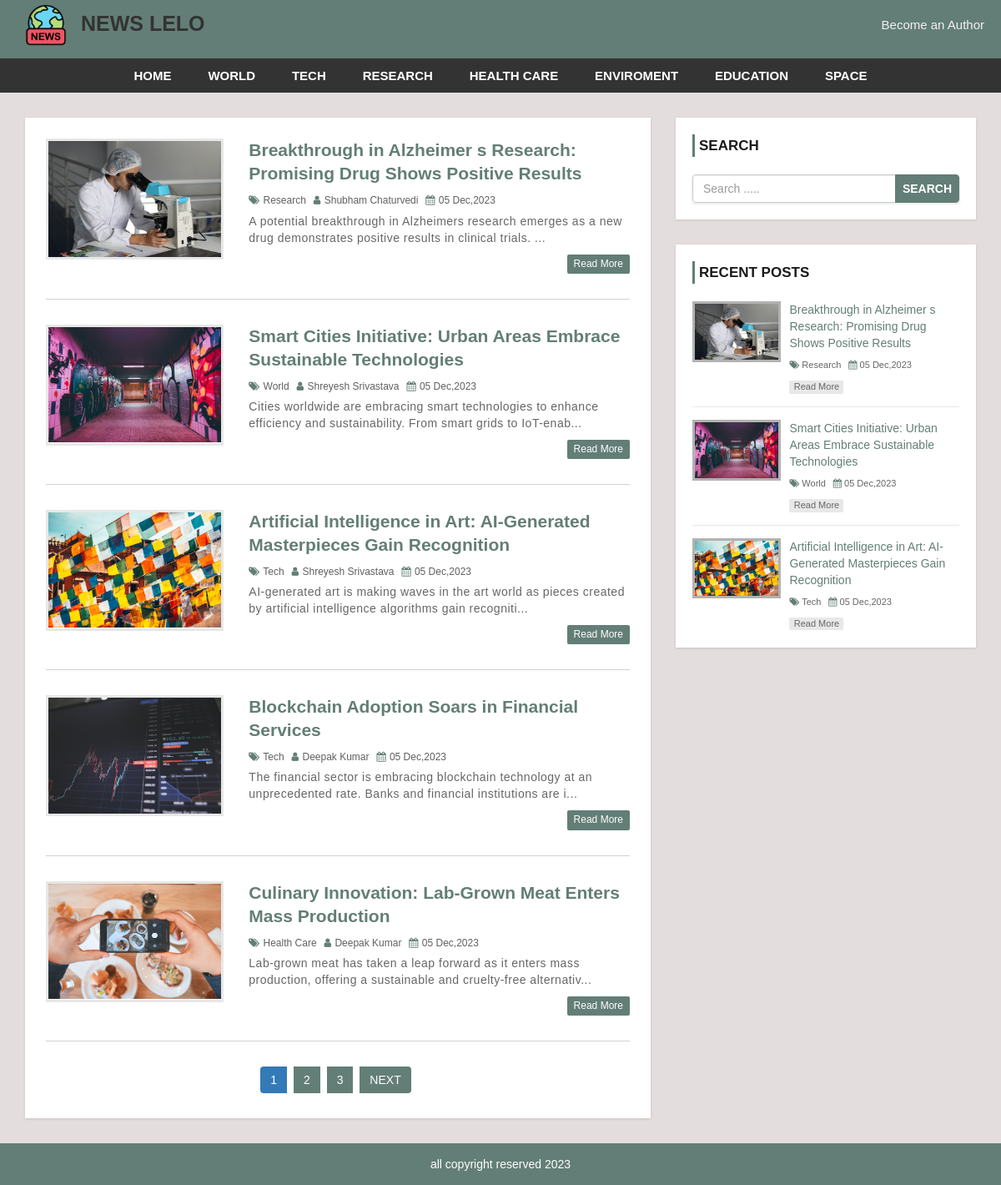
The page / on the database its author committed.
### tables this page shows
CREATE TABLE `settings` (
  `id` int NOT NULL,
  `title` varchar(255) DEFAULT NULL,
  `footer` varchar(255) DEFAULT NULL,
  `logo` varchar(255) DEFAULT NULL
);

CREATE TABLE `category` (
  `category_id` int NOT NULL,
  `category_name` varchar(255) DEFAULT NULL,
  `post` int DEFAULT '0'
);

CREATE TABLE `post` (
  `post_id` int NOT NULL,
  `title` varchar(255) DEFAULT NULL,
  `description` text,
  `category` int DEFAULT NULL,
  `post_date` varchar(20) DEFAULT NULL,
  `author` int DEFAULT NULL,
  `post_img` varchar(255) DEFAULT NULL
);

CREATE TABLE `user` (
  `user_id` int NOT NULL,
  `first_name` varchar(255) DEFAULT NULL,
  `last_name` varchar(255) DEFAULT NULL,
  `username` varchar(255) DEFAULT NULL,
  `password` varchar(255) DEFAULT NULL,
  `role` varchar(50) DEFAULT NULL
);

### index.php (the view, shortened to what this page needs)
<?php
    include 'header.php';
?>
    <div id="main-content">
        <div class="container">
            <div class="row">
                <div class="col-md-8">
                    <div class="post-container">
                        <?php
                            $data_one_page=5;
                            if(isset($_GET["pageno"])){
                                $page=$_GET["pageno"];
                            }else{
                                $page=1;
                            }
                            $offset=($page-1)*$data_one_page;
                            $sql="select post.post_id,post.description,post_img,post.title,post.category,category_name,post.post_date,post.author,user.first_name,user.last_name,user.username from post
                            left join category on post.category=category.category_id
                            left join user on post.author = user.user_id
                            order by post_id desc LIMIT {$offset},{$data_one_page}";
                            $res=mysqli_query($conn,$sql) or die("could not fetch data");
                            if(mysqli_num_rows($res)>0){
                                while($row=mysqli_fetch_assoc($res)){
                        ?>
                                 <div class="post-content">
                            <div class="row">
                                <div class="col-md-4">
                                    <a class="post-img" href="single.php?id=<?php echo $row['post_id'];?>"><img src="admin/upload/<?php echo $row['post_img']?>" alt=""/></a>
                                </div>
                                <div class="col-md-8">
                                    <div class="inner-content clearfix">
                                        <h3><a href="single.php?id=<?php echo $row['post_id'];?>"><?php echo $row['title']?></a></h3>
                                        <div class="post-information">
                                            <span>
                                                <i class="fa fa-tags" aria-hidden="true"></i>
                                                <a href="category.php?catid=<?php echo $row['category'];?>"><?php echo $row['category_name']?></a>
                                            </span>
                                            <span>
                                                <i class="fa fa-user" aria-hidden="true"></i>
                                                <a href="author.php?authorid=<?php echo $row['author'];?>"><?php echo $row['first_name']." ".$row['last_name']; ?></a>
                                            </span>
                                            <span>
                                                <i class="fa fa-calendar" aria-hidden="true"></i>
                                                <?php echo $row['post_date']?>
                                            </span>
                                        </div>
                                        <p class="description">
                                            <?php echo substr($row['description'],0,120)."...";?>
                                        </p>
                                        <a class='read-more pull-right' href='single.php?id=<?php echo $row['post_id'];?>'>read more</a>
                                    </div>
                                </div>
                            </div>
                                </div>
                        <?php
                                }
                            }
                        ?>
                        <ul class='pagination admin-pagination'>
                            <?php
                                $sql1= 'select * from post';
                                $result1=mysqli_query($conn,$sql1);
                                $totel_row= mysqli_num_rows($result1);
                                $totel_pages=ceil($totel_row/$data_one_page);
                                    ?>
                                    <?php
                                for($i=1;$i<=$totel_pages;$i++){
                                    ?>
                                        <li class="<?php echo $page==$i?"active":""; ?>"><a  href="index.php?pageno=<?php echo $i;?>"><?php echo $i ;?></a></li>
                                    <?php
                                }
                                if($totel_pages>$page){
                                    ?>
                                    <li><a href='index.php?pageno=<?php echo $page+1;;?>'>NEXT</a></li>
                                    <?php
                                }
                            ?>
                        </ul>
                    </div>
                </div>
                <?php include 'sidebar.php'; ?>
            </div>
        </div>
    </div>
<?php include 'footer.php'; ?>

### header.php (shortened to what this page needs)
<?php
include('admin/config.php');
?>
<?php
$sqlsettings="select * from settings";
$ressettings=mysqli_query($conn,$sqlsettings) or die("did not get the settings value");
$rowsettings=mysqli_fetch_assoc($ressettings);
?>
<!DOCTYPE html>
<html lang="en">
<head>
    <link rel="stylesheet" href="css/bootstrap.min.css" />
    <link rel="stylesheet" href="css/font-awesome.css">
    <link rel="stylesheet" href="css/style.css">
</head>
<body>
<header>
<nav>
    <div class="brand-info">
        <a href="index.php" id="logo_head"><img src="admin/<?php echo $rowsettings['logo']?>"> <span>NEWS LELO</span></a>
    </div>
    <div class="nav-info">
        <a href="becomeauthor.php">Become an Author</a>
    </div>
</nav>
</header>
<div id="menu-bar">
    <div class="container">
        <div class="row">
            <div class="col-md-12">
                <?php
                    $sql="select * from category where post>0";
                    $res=mysqli_query($conn,$sql) or die("Query failded : category");
                    if(mysqli_num_rows($res)>0){
                        $active="";
                ?>
                    <ul class='menu'>
                        <li><a href='index.php'>HOME</a></li>
                <?php
                        while($row=mysqli_fetch_assoc($res)){
                ?>
                            <li><a class="<?php echo $active;?>" href='category.php?catid=<?php echo $row['category_id']?>'><?php echo $row['category_name']?></a></li>
                <?php
                        }
                    }
                ?>
                    </ul>
            </div>
        </div>
    </div>
</div>

### sidebar.php
<div id="sidebar" class="col-md-4">
    <div class="search-box-container">
        <h4>Search</h4>
        <form class="search-post" action="search.php" method ="GET">
            <div class="input-group">
                <input type="text" name="searchterm" class="form-control" placeholder="Search .....">
                <span class="input-group-btn">
                    <button type="submit" class="btn btn-danger">Search</button>
                </span>
            </div>
        </form>
    </div>
    <div class="recent-post-container">
        <h4>Recent Posts</h4>
        <?php
            $data_one_page=3;
            $sql="select post.post_id,post_img,post.title,post.category,category_name,post.post_date,post.author from post
            left join category on post.category=category.category_id
            order by post_id desc LIMIT {$data_one_page}";
            $res=mysqli_query($conn,$sql) or die("could not fetch data");
            if(mysqli_num_rows($res)>0){
                while($row=mysqli_fetch_assoc($res)){
        ?>
                    <div class="recent-post">
                        <a class="post-img" href="single.php?id=<?php echo $row['post_id'];?>"><img src="admin/upload/<?php echo $row['post_img']?>" alt=""/></a>
                        <div class="post-content">
                            <h5><a href="single.php?id=<?php echo $row['post_id'];?>"><?php echo $row['title']?></a></h5>
                            <span>
                                <i class="fa fa-tags" aria-hidden="true"></i>
                                <a href="category.php?catid=<?php echo $row['category'];?>"><?php echo $row['category_name']?></a>
                            </span>
                            <span>
                                <i class="fa fa-calendar" aria-hidden="true"></i>
                                <?php echo $row['post_date']?>
                            </span>
                            <a class="read-more" href="single.php?id=<?php echo $row['post_id'];?>">read more</a>
                        </div>
                    </div>
        <?php
                }
            }
        ?>
    </div>
</div>

### footer.php
<?php
$sqlsettings="select * from settings";
$ressettings=mysqli_query($conn,$sqlsettings) or die("did not get the settings value");
$rowsettings=mysqli_fetch_assoc($ressettings);
?>
<div id ="footer">
    <div class="container">
        <div class="row">
            <div class="col-md-12">
                <span><?php echo $rowsettings['footer'];?></span>
            </div>
        </div>
    </div>
</div>
</body>
</html>

### css/style.css (style rules this page uses)
body { background: #e4dddd; font-family: sans-serif,arial,Helvetica; --primary-color:#637E76; }
header { background-color: var(--primary-color); position:fixed; top:0; left:0; right:0; z-index:3; height: 70px; }
nav { display: flex; justify-content: space-between; margin:0 2rem; align-items: center; padding:0.5rem 0; }
#logo_head { font-size: 2.5rem; font-weight: bolder; color:#333; margin-left:1rem; }
#logo_head>img { height: 50px; margin-right:1rem; }
.nav-info { font-size:1.5rem; display: flex; gap:1rem; }
.nav-info>a { color:#f2f2f2; }
form { background: #fff; padding: 25px; box-shadow:0 1px 3px rgba(0, 0, 0, 0.13); }
#menu-bar { margin-top:70px; background: #333; text-align: center; }
#menu-bar .menu > li { display: inline-block; }
.menu > li > a { padding: 10px 20px; display: block; text-transform: uppercase; color: #fff; font-size: 15px; font-weight:600; transition:all 0.5s ease 0s; }
#main-content { padding: 30px 0; min-height: 750px; }
#main-content .post-container { background-color: #fff; padding: 25px; box-shadow: 0 1px 3px rgba(0, 0, 0, 0.13); }
#main-content .post-content { border-bottom: 1px solid #d1d1d1; padding: 0 0 30px; margin-bottom:30px; }
#main-content .post-content img { width: 100%; }
#main-content .post-content .post-img { border: 3px solid #e7e7e7; display: block; height: 145px; overflow: hidden; transition: border .3s; }
#main-content .post-content h3 { font-size: 21px; line-height: 28px; font-weight: 600; margin: 0 0 7px; }
#main-content .post-content h3 a { color: var(--primary-color); transition:all 0.3s; }
#main-content .post-content .post-information span { color: #606060; font-size: 12px; text-transform: capitalize; margin: 0 5px 5px 0; display: inline-block; }
#main-content .post-content .post-information i { color: var(--primary-color); margin-right: 1px; }
#main-content .post-content .post-information a { color: #606060; text-decoration: none; }
#main-content .post-content p, #main-content .single-post p { color: #666; font-size: 14px; letter-spacing: 0.5px; margin:0 0 10px; }
#main-content .post-content a.read-more { color: #fff; background-color: var(--primary-color); font-size: 12px; text-transform: capitalize; padding: 3px 8px; border-radius: 2px; transition: all 0.3s; }
.pagination { display: block; text-align: center; margin: 0; }
.pagination li { display:inline-block; margin: 0 5px 0 0; }
.pagination li a { border: none; background: var(--primary-color); color: #fff; }
i.fa { color:#222; }
#sidebar h4 { color: #1A1A1A; font-size: 17px; line-height: 27px; font-weight:600; text-transform: uppercase; padding: 0 0 0 5px; margin: 0 0 21px; border-left: 3px solid var(--primary-color); }
#sidebar .search-box-container { background-color: #fff; padding: 20px; margin: 0 0 30px; box-shadow: 0 1px 3px rgba(0, 0, 0, 0.13); }
#sidebar .search-post { padding: 0; }
#sidebar .search-post input { color: #606060; }
#sidebar .search-post .btn { font-weight: 600; text-transform: uppercase; padding: 6px 8px; background-color: var(--primary-color); border-color: var(--primary-color); outline: none; }
#sidebar .recent-post-container { padding: 20px; background: #fff; box-shadow: 0 1px 3px rgba(0, 0, 0, 0.13); }
#sidebar .recent-post { border-bottom: 1px solid #e7e7e7; padding: 0 0 15px; margin: 0 0 15px; }
#sidebar .recent-post:last-child { margin: 0; padding: 0; border: none; }
#sidebar .recent-post .post-img { display: inline-block; width: 33%; border: 3px solid rgba(0,0,0,0.3); vertical-align: top; transition: border .3s; }
#sidebar .recent-post .post-img img { width: 100%; }
#sidebar .recent-post .post-content { width: 65%; display: inline-block; border: none; padding: 0 0 0 7px; margin: 0; }
#sidebar .recent-post h5 { font-size: 14px; line-height: 20px; margin: 0 0 5px; }
#sidebar .recent-post h5 a { color: var(--primary-color); }
#sidebar .recent-post span { color: #666; font-size: 11px; display: inline-block; margin: 0 5px 10px 0; }
#sidebar .recent-post span a { color: #666; }
#sidebar .recent-post span i { color: var(--primary-color); }
#sidebar .recent-post a.read-more { color: #666; background-color: rgba(0,0,0,0.09); width: 65px; font-size: 11px; text-align: center; padding: 0; display: block; transition: all 0.3s; }
#footer { color: #fff; padding:15px 0; text-align:center; background-color:var(--primary-color); }
a, a:hover, a:focus { text-decoration: none; outline: none; }
ul { margin:0; padding:0; list-style:none; }

### rows shown on the page
settings: logo (picture), footer "all copyright reserved 2023"
category: category_name "WORLD"
category: category_name "TECH"
category: category_name "RESEARCH"
category: category_name "HEALTH CARE"
category: category_name "ENVIROMENT"
category: category_name "EDUCATION"
category: category_name "SPACE"
post: post_img (picture), title "Breakthrough in Alzheimer s Research: Promising Drug Shows Positive Results", category.category_name "Research", user.first_name "Shubham", user.last_name "Chaturvedi", post_date "05 Dec,2023", description "A potential breakthrough in Alzheimers research emerges as a new drug demonstrates positive results in clinical trials."
post: post_img (picture), title "Smart Cities Initiative: Urban Areas Embrace Sustainable Technologies", category.category_name "World", user.first_name "Shreyesh", user.last_name "Srivastava", post_date "05 Dec,2023", description "Cities worldwide are embracing smart technologies to enhance efficiency and sustainability. From smart grids to IoT-enab"
post: post_img (picture), title "Artificial Intelligence in Art: AI-Generated Masterpieces Gain Recognition", category.category_name "Tech", user.first_name "Shreyesh", user.last_name "Srivastava", post_date "05 Dec,2023", description "AI-generated art is making waves in the art world as pieces created by artificial intelligence algorithms gain recogniti"
post: post_img (picture), title "Blockchain Adoption Soars in Financial Services", category.category_name "Tech", user.first_name "Deepak", user.last_name "Kumar", post_date "05 Dec,2023", description "The financial sector is embracing blockchain technology at an unprecedented rate. Banks and financial institutions are i"
post: post_img (picture), title "Culinary Innovation: Lab-Grown Meat Enters Mass Production", category.category_name "Health Care", user.first_name "Deepak", user.last_name "Kumar", post_date "05 Dec,2023", description "Lab-grown meat has taken a leap forward as it enters mass production, offering a sustainable and cruelty-free alternativ"
